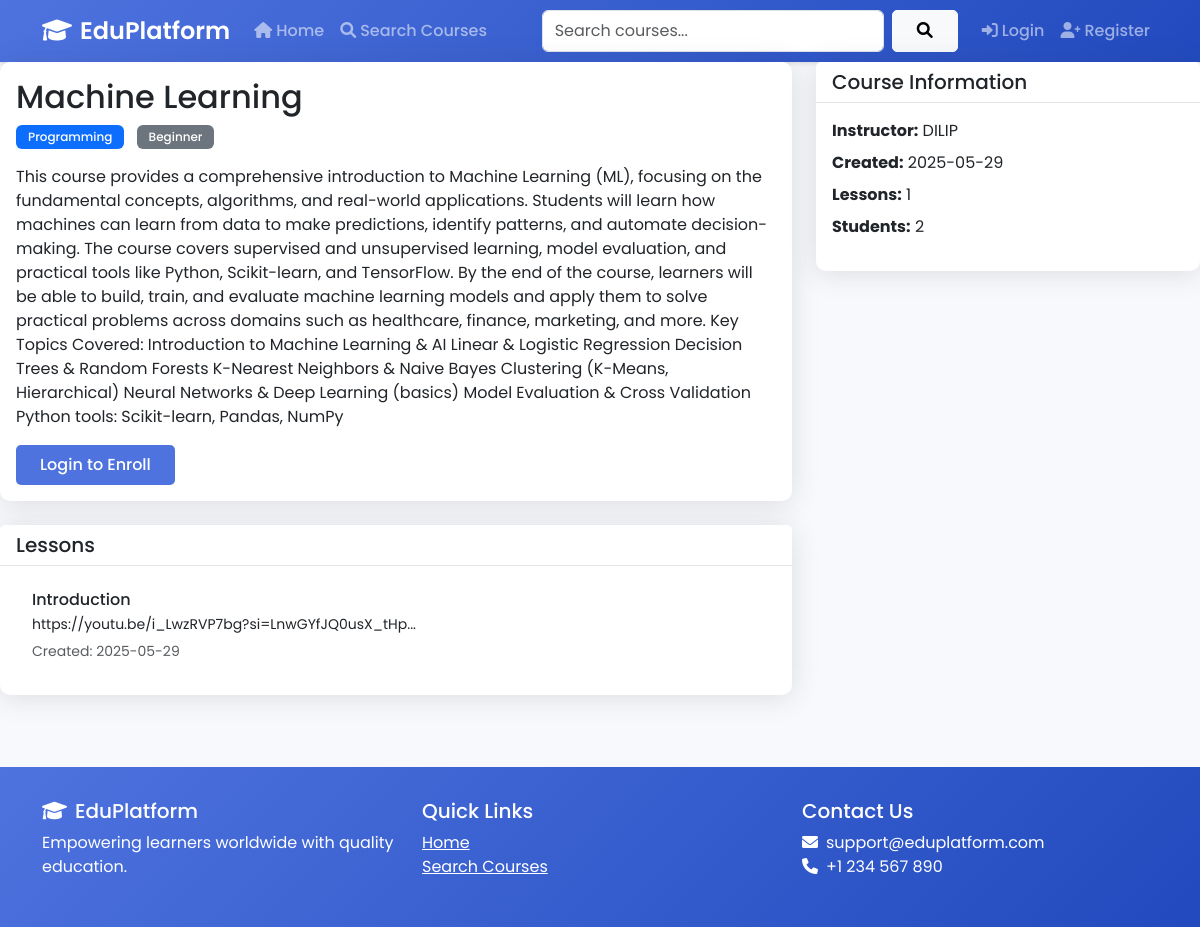
/course/2, run on the app's committed database.
### app.py (models this page shows, shortened)
class Course(db.Model):
    id = db.Column(db.Integer, primary_key=True)
    title = db.Column(db.String(100), nullable=False)
    description = db.Column(db.Text, nullable=False)
    created_at = db.Column(db.DateTime, default=datetime.utcnow)
    instructor_id = db.Column(db.Integer, db.ForeignKey('user.id'), nullable=False)
    category = db.Column(db.String(50))
    level = db.Column(db.String(20))
    lessons = db.relationship('Lesson', backref='course', lazy=True)
    enrollments = db.relationship('Enrollment', backref='course', lazy=True)
    materials = db.relationship('CourseMaterial', backref='course', lazy=True)

class Lesson(db.Model):
    id = db.Column(db.Integer, primary_key=True)
    title = db.Column(db.String(100), nullable=False)
    content = db.Column(db.Text, nullable=False)
    course_id = db.Column(db.Integer, db.ForeignKey('course.id'), nullable=False)
    created_at = db.Column(db.DateTime, default=datetime.utcnow)
    order = db.Column(db.Integer, default=0)
    materials = db.relationship('LessonMaterial', backref='lesson', lazy=True)

class User(UserMixin, db.Model):
    id = db.Column(db.Integer, primary_key=True)
    username = db.Column(db.String(80), unique=True, nullable=False)
    email = db.Column(db.String(120), unique=True, nullable=False)
    password_hash = db.Column(db.String(128))
    is_teacher = db.Column(db.Boolean, default=False)
    bio = db.Column(db.Text)
    profile_picture = db.Column(db.String(200))
    courses = db.relationship('Course', backref='instructor', lazy=True)
    enrollments = db.relationship('Enrollment', backref='student', lazy=True)

### app.py (the view)
@app.route('/course/<int:course_id>')
def course_detail(course_id):
    course = Course.query.get_or_404(course_id)
    is_enrolled = False
    if current_user.is_authenticated:
        is_enrolled = Enrollment.query.filter_by(
            user_id=current_user.id,
            course_id=course_id
        ).first() is not None
    return render_template('course_detail.html', course=course, is_enrolled=is_enrolled)

### templates/course_detail.html (shortened to what this page needs)
{% extends "base.html" %}
{% block content %}
<div class="row">
    <div class="col-md-8">
        <div class="card mb-4">
            <div class="card-body">
                <h2 class="card-title">{{ course.title }}</h2>
                <div class="mb-3">
                    <span class="badge bg-primary me-2">{{ course.category }}</span>
                    <span class="badge bg-secondary">{{ course.level }}</span>
                </div>
                <p class="card-text">{{ course.description }}</p>
                {% if current_user.is_authenticated %}
                    {% if not current_user.is_teacher %}
                        {% if not is_enrolled %}
                            <a href="{{ url_for('enroll_course', course_id=course.id) }}" class="btn btn-primary">Enroll Now</a>
                        {% else %}
                            <button class="btn btn-success" disabled>Enrolled</button>
                        {% endif %}
                    {% endif %}
                {% else %}
                    <a href="{{ url_for('login') }}" class="btn btn-primary">Login to Enroll</a>
                {% endif %}
            </div>
        </div>
        <div class="card mb-4">
            <div class="card-header d-flex justify-content-between align-items-center">
                <h5 class="mb-0">Lessons</h5>
            </div>
            <div class="card-body">
                {% if course.lessons %}
                    <div class="list-group">
                        {% for lesson in course.lessons|sort(attribute='order') %}
                            <div class="list-group-item">
                                <h6 class="mb-1">{{ lesson.title }}</h6>
                                <p class="mb-1 small">{{ lesson.content[:200] }}...</p>
                                <small class="text-muted">Created: {{ lesson.created_at.strftime('%Y-%m-%d') }}</small>
                            </div>
                        {% endfor %}
                    </div>
                {% else %}
                    <p class="text-muted">No lessons available yet.</p>
                {% endif %}
            </div>
        </div>
    </div>
    <div class="col-md-4">
        <div class="card mb-4">
            <div class="card-header">
                <h5 class="mb-0">Course Information</h5>
            </div>
            <div class="card-body">
                <ul class="list-unstyled">
                    <li class="mb-2">
                        <strong>Instructor:</strong> {{ course.instructor.username }}
                    </li>
                    <li class="mb-2">
                        <strong>Created:</strong> {{ course.created_at.strftime('%Y-%m-%d') }}
                    </li>
                    <li class="mb-2">
                        <strong>Lessons:</strong> {{ course.lessons|length }}
                    </li>
                    <li class="mb-2">
                        <strong>Students:</strong> {{ course.enrollments|length }}
                    </li>
                </ul>
            </div>
        </div>
    </div>
</div>
{% endblock %}

### templates/base.html (style rules this page uses)
:root { --primary-color: #4e73df; --secondary-color: #1cc88a; --dark-color: #5a5c69; --light-color: #f8f9fc; }
body { font-family: 'Poppins', sans-serif; background-color: var(--light-color); }
.card { border: none; border-radius: 10px; box-shadow: 0 0.15rem 1.75rem 0 rgba(58, 59, 69, 0.15); transition: transform 0.3s ease; }
.card-header { background-color: white; border-bottom: 1px solid rgba(0,0,0,0.1); font-weight: 600; }
.btn { border-radius: 5px; font-weight: 500; padding: 0.5rem 1.5rem; transition: all 0.3s ease; }
.btn-primary { background: var(--primary-color); border: none; }
.badge { padding: 0.5em 1em; font-weight: 500; }
.list-group-item { border: none; margin-bottom: 0.5rem; border-radius: 5px !important; transition: all 0.3s ease; }

### data on the page
Course: title "Machine Learning", category "Programming", level "Beginner", description "This course provides a comprehensive introduction to Machine Learning (ML), focusing on the fundamental concepts, algorithms, and real-world applications. Students will learn how machines can learn from data to make predictions, identify patterns, and automate decision-making. The course covers supervised and unsupervised learning, model evaluation, and practical tools like Python, Scikit-learn, and TensorFlow. By the end of the course, learners will be able to build, train, and evaluate machine learning models and apply them to solve practical problems across domains such as healthcare, finance, marketing, and more. Key Topics Covered: Introduction to Machine Learning & AI Linear &…", created_at "2025-05-29"
Lesson: title "Introduction", content "https://youtu.be/i_LwzRVP7bg?si=LnwGYfJQ0usX_tHp", created_at "2025-05-29"
User: instructor.username "DILIP"

### other printed values
{{ course.lessons|length }} "1"
{{ course.enrollments|length }} "2"
